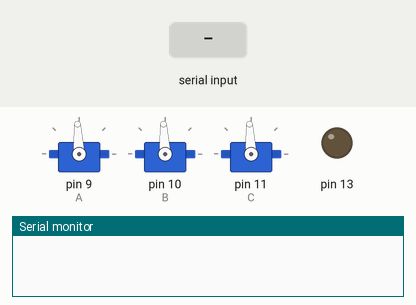
The sketch below on a simulated Arduino Uno, built with avr-gcc and run on an emulated ATmega328P. On the bench: 3 × servo, output pins drawn as LEDs (lit = HIGH), the last lines printed to the serial monitor. The inputs (shaded band) are chosen by the test bench.

Above: at 1.7 s.
1.8 s: "90,45\n" received over Serial
At 2.7 s:
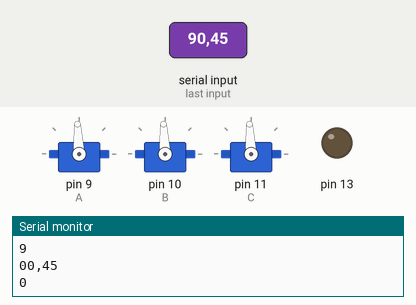
3.4 s: "A90\n" received over Serial
At 3.8 s:
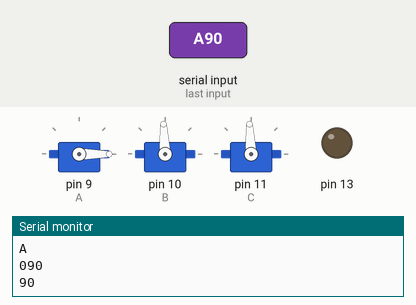
5.0 s: "B90\n" received over Serial
At 6.2 s:
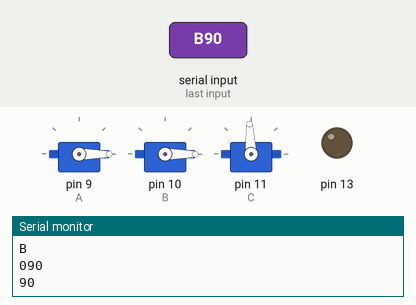
6.6 s: "C90\n" received over Serial
At 7.5 s:
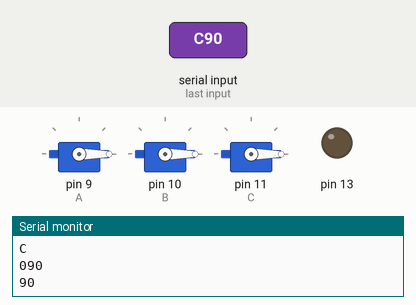
Timing chart, 0 to 9.2 s (numbered marks = the images above; inputs shaded):
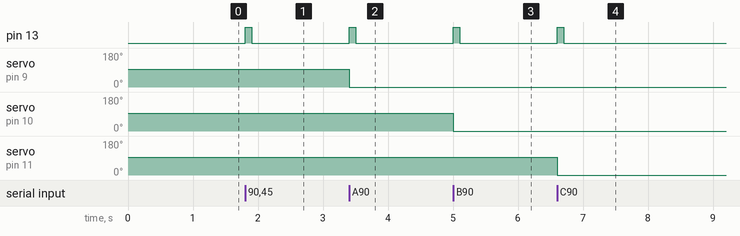

The sketch:

rov0.1.ino
```cpp
#include <Servo.h>

String inputString = "";         // a String to hold incoming data
bool stringComplete = false;  // whether the string is complete
Servo servoA;
Servo servoB;
Servo servoC;
int x=90;
int C = 11;
int A = 9;
int B = 10;
void setup() {
  // initialize serial:
  Serial.begin(9600);
  // reserve 200 bytes for the inputString:
  inputString.reserve(200);
  servoA.attach(A);
  servoB.attach(B);
  servoC.attach(C);
  servoA.writeMicroseconds(1500);
  servoB.writeMicroseconds(1500);
  servoC.writeMicroseconds(1500);
  pinMode(13, OUTPUT);
  delay(500);
}

void loop() {
  // print the string when a newline arrives:
  if (stringComplete) {
    char string = inputString.charAt(0);
    Serial.println(string);
    inputString.setCharAt(0,'0');
    Serial.println(inputString);
    int speed = inputString.toInt();
    Serial.println(speed);
    if(string == 'A'){
     servoA.writeMicroseconds(speed);
    }
    if(string == 'B'){
     servoB.writeMicroseconds(speed);
    }
    if(string == 'C'){
     servoC.writeMicroseconds(speed);
    }
    speed = inputString.toInt();
    //Serial.println(inputString);
    // clear the string:
    inputString = "";
    stringComplete = false;
    digitalWrite(13, 1);
    delay(100);
    digitalWrite(13, 0);
  }
}

void serialEvent() {
  while (Serial.available()) {
    // get the new byte:
    char inChar = (char)Serial.read();
    // add it to the inputString:
    inputString += inChar;
    // if the incoming character is a newline, set a flag so the main loop can
    // do something about it:
    if (inChar == '\n') {
      stringComplete = true;
    }
  }
}
```

Measured:
- after the input at 1.8 s, pin 13: LOW → HIGH at once, → LOW 0.10 s later
- after the input at 3.4 s, pin 13: LOW → HIGH at once, → LOW 0.10 s later; servo on pin 9 (A): 93° → 0° at once
- after the input at 5.0 s, pin 13: LOW → HIGH at once, → LOW 0.10 s later; servo on pin 10 (B): 93° → 0° at once
- after the input at 6.6 s, pin 13: LOW → HIGH at once, → LOW 0.10 s later; servo on pin 11 (C): 93° → 0° at once
